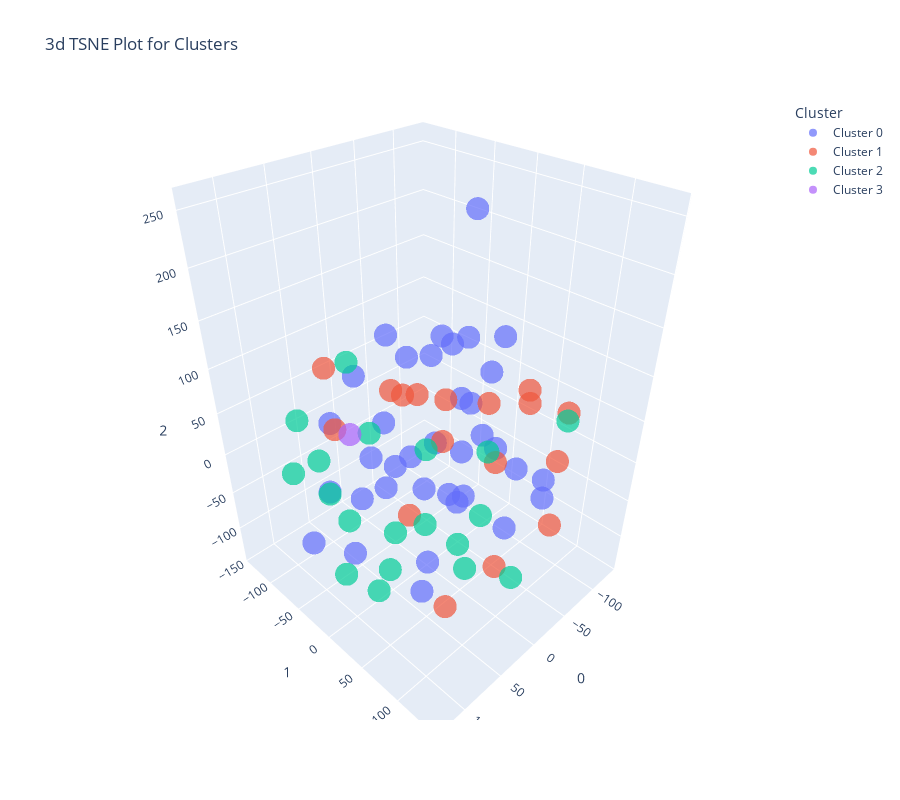

Notebook code cell kept with this figure:
### Code cell
plot_model(birch,plot='tsne')

### Figure 1 — Plotly figure (JSON) as saved in the notebook; plotly's stock layout.template omitted (floating-point values rounded to 4 significant figures)
{"data": [{"customdata": [["M"], ["M"], ["M"], ["F"], ["F"], ["M"], ["M"], ["M"], ["F"], ["M"], ["F"], ["M"], ["M"], ["F"], ["M"], ["F"], ["F"], ["F"], ["M"], ["M"], ["F"], ["M"], ["F"], ["M"], ["M"], ["F"], ["F"], ["F"], ["M"], ["M"], ["F"], ["F"], ["M"], ["M"], ["M"], ["F"]], "hovertemplate": "Cluster=Cluster 0<br>0=%{x}<br>1=%{y}<br>2=%{z}<br>Feature=%{customdata[0]}<extra></extra>", "legendgroup": "Cluster 0", "marker": {"color": "#636efa", "opacity": 0.7, "symbol": "circle"}, "mode": "markers", "name": "Cluster 0", "scene": "scene", "showlegend": true, "type": "scatter3d", "x": [6.578, -35.71, -58.29, 40.6, 72.37, -44.1, 42.09, 120.9, 31.53, 115.2, 84.83, -97.92, 4.833, -3.253, -76.27, 72.74, 4.634, -61.45, -19.88, 26.36, -85.21, 117.4, -14.51, -104.2, -108.8, -52.63, -56.33, -41.86, -24.59, -27.35, 55.5, -116.0, -84.44, -108.1, 8.888, -59.28], "y": [37.79, 11.62, -11.0, -99.43, -14.3, 10.69, 105.0, -31.46, -47.57, 24.85, 79.09, 10.88, 141.7, -29.67, 88.37, 35.02, 5.631, 55.0, -132.6, 23.0, -78.86, -1.333, -79.46, -9.181, -51.85, -39.86, -83.23, -102.3, 32.76, 4.987, 99.11, 23.74, 18.0, -39.53, -52.7, -37.93], "z": [148.8, 60.63, -102.0, 12.69, -15.56, 123.9, 108.0, -52.04, -7.691, -28.93, -60.19, 103.0, 61.39, 102.8, -44.01, 53.36, -137.9, -98.25, 27.58, -8.428, 48.81, 29.14, -4.619, 50.44, -81.4, -30.69, -76.7, 81.77, 255.9, -60.57, 48.95, -67.08, -23.84, -5.721, -64.59, 99.63]}, {"customdata": [["F"], ["M"], ["M"], ["F"], ["F"], ["M"], ["F"], ["M"], ["F"], ["F"], ["M"], ["F"], ["M"], ["F"], ["F"], ["M"], ["M"]], "hovertemplate": "Cluster=Cluster 1<br>0=%{x}<br>1=%{y}<br>2=%{z}<br>Feature=%{customdata[0]}<extra></extra>", "legendgroup": "Cluster 1", "marker": {"color": "#EF553B", "opacity": 0.7, "symbol": "circle"}, "mode": "markers", "name": "Cluster 1", "scene": "scene", "showlegend": true, "type": "scatter3d", "x": [-3.8, 29.19, -65.99, -85.9, -28.04, -11.04, 46.68, 43.25, -10.21, -70.78, 14.63, 41.75, -132.4, -16.2, -49.92, -56.61, 116.7], "y": [-54.36, 116.0, 107.6, -101.9, -56.88, 77.62, 18.07, 69.12, 67.07, 65.33, 35.31, -99.59, 22.52, 139.5, 123.4, -28.96, 12.97], "z": [53.62, -42.18, 20.65, -13.34, -132.1, 33.85, 107.0, -124.4, 94.48, 78.85, 48.86, 79.62, 12.59, -5.424, 92.49, 29.23, 104.4]}, {"customdata": [["M"], ["F"], ["M"], ["M"], ["F"], ["M"], ["M"], ["F"], ["F"], ["F"], ["F"], ["F"], ["F"], ["F"], ["F"], ["F"], ["M"], ["F"], ["F"]], "hovertemplate": "Cluster=Cluster 2<br>0=%{x}<br>1=%{y}<br>2=%{z}<br>Feature=%{customdata[0]}<extra></extra>", "legendgroup": "Cluster 2", "marker": {"color": "#00cc96", "opacity": 0.7, "symbol": "circle"}, "mode": "markers", "name": "Cluster 2", "scene": "scene", "showlegend": true, "type": "scatter3d", "x": [-44.84, 58.23, 104.7, -8.369, 69.28, 44.2, 104.0, 6.926, 95.37, 90.06, -13.23, 38.71, 36.52, -120.2, -7.254, 73.95, 64.35, 51.45, 128.5], "y": [40.44, -41.95, -59.67, 65.5, -70.42, -0.3, -78.34, 50.6, 31.25, -26.14, -14.17, -129.1, -85.17, 79.16, 108.9, 119.8, 62.9, -23.76, 87.45], "z": [6.265, 118.7, 69.7, -37.95, -46.78, -70.33, -3.734, -76.85, -89.56, -115.3, -3.81, -54.66, -116.4, 25.02, -90.58, -7.552, -2.075, 46.41, 7.981]}, {"customdata": [["M"]], "hovertemplate": "Cluster=Cluster 3<br>0=%{x}<br>1=%{y}<br>2=%{z}<br>Feature=%{customdata[0]}<extra></extra>", "legendgroup": "Cluster 3", "marker": {"color": "#ab63fa", "opacity": 0.7, "symbol": "circle"}, "mode": "markers", "name": "Cluster 3", "scene": "scene", "showlegend": true, "type": "scatter3d", "x": [-12.19], "y": [-136.6], "z": [-49.6]}], "layout": {"height": 800, "legend": {"title": {"text": "Cluster"}, "tracegroupgap": 0}, "scene": {"domain": {"x": [0, 1], "y": [0, 1]}, "xaxis": {"title": {"text": "0"}}, "yaxis": {"title": {"text": "1"}}, "zaxis": {"title": {"text": "2"}}}, "title": {"text": "3d TSNE Plot for Clusters"}, "width": 900}}
